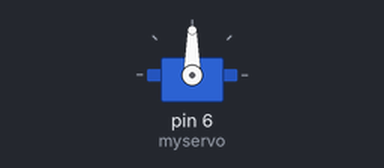
The sketch below on a simulated Arduino Uno, built with avr-gcc and run on an emulated ATmega328P. Shown: servo.

Above: at 0.05 s.
Timing chart, 0 to 4.6 s (numbered marks = the images above):
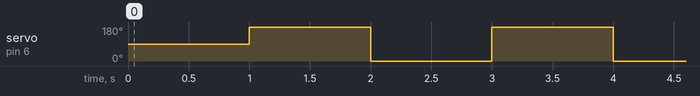

The sketch:

code.ino
```cpp
#include <Servo.h>

Servo myservo;

void setup() {
  myservo.attach(6);
}

void loop() {
  delay(1000);
  myservo.write(180);
  delay(1000);
  myservo.write(0);
}
```

Measured:
- by itself, servo on pin 6 (myservo): alternates 180° for 1.0 s and 0° for 1.0 s
